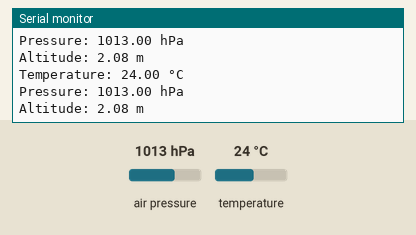
This sketch was run on a simulated ESP8266 (NodeMCU). On the bench: the last lines printed to the serial monitor. Inputs (shaded band) come from the test bench; at power-on: air pressure 1013 hPa, temperature 24 °C. WiFi joins after 1.5 s; servers stay silent unless stated.

Above: at 2.7 s.
2.8 s: air pressure set to 952 hPa
At 4.1 s:
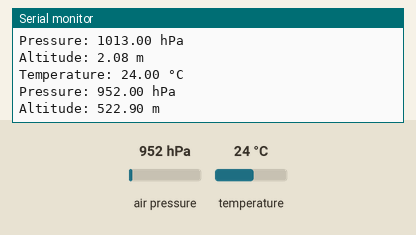
4.3 s: temperature set to 12 °C
At 5.2 s:
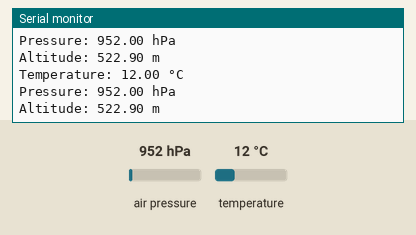
5.8 s: air pressure set to 975 hPa
At 7.5 s:
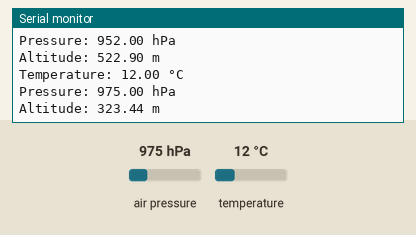
Timing chart, 0 to 9.0 s (numbered marks = the images above; inputs shaded):
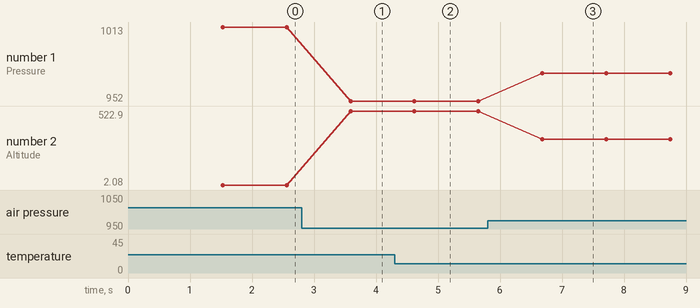

The sketch:

bmp180_with_esp8266.ino
```cpp
// Code is Designed by Prince Kushwaha from COSM Electronics.

#include <ArduinoIoTCloud.h>
#include <Arduino_ConnectionHandler.h>
#include <Wire.h>
#include <Adafruit_Sensor.h>
#include <Adafruit_BMP085_U.h>

const char DEVICE_LOGIN_NAME[]  = "0227ee1e-e363-4671-bd8f-46d91b3a0bd4";

const char SSID[]               = "Shandilya 3";    // Network SSID (name)
const char PASS[]               = "shandilya003";    // Network password (use for WPA, or use as key for WEP)
const char DEVICE_KEY[]  = "4CbV5#5CDhgzmhOc2?Ddo8JZ8";    // Secret device password

CloudLength altitude;        // Altitude in meters
CloudPressure pressure;      // Pressure in hPa
CloudTemperature temperature; // Temperature in °C

// Create an instance of the BMP180 sensor
Adafruit_BMP085_Unified bmp = Adafruit_BMP085_Unified(10085);

void initProperties(){

  ArduinoCloud.setBoardId(DEVICE_LOGIN_NAME);
  ArduinoCloud.setSecretDeviceKey(DEVICE_KEY);
  ArduinoCloud.addProperty(altitude, READ, ON_CHANGE, NULL);
  ArduinoCloud.addProperty(pressure, READ, ON_CHANGE, NULL);
  ArduinoCloud.addProperty(temperature, READ, ON_CHANGE, NULL);

}

WiFiConnectionHandler ArduinoIoTPreferredConnection(SSID, PASS);

void setup() {
  // Initialize serial and wait for port to open:
  Serial.begin(9600);
  // This delay gives the chance to wait for a Serial Monitor without blocking if none is found
  delay(1500);

  // Initialize BMP180 sensor
  if (!bmp.begin()) {
    Serial.println("Could not find a valid BMP180 sensor, check wiring!");
    while (1);
  }

  // Defined in thingProperties.h
  initProperties();

  // Connect to Arduino IoT Cloud
  ArduinoCloud.begin(ArduinoIoTPreferredConnection);

  setDebugMessageLevel(2);
  ArduinoCloud.printDebugInfo();
}

void loop() {
  ArduinoCloud.update(); // Update the cloud properties

  // Get sensor readings
  sensors_event_t event;
  bmp.getEvent(&event);

  if (event.pressure) {
    // Get temperature
    float temp;
    bmp.getTemperature(&temp);
    temperature = temp;  // Update cloud temperature

    // Calculate altitude (default sea level pressure is 1013.25 hPa)
    float alt = bmp.pressureToAltitude(1013.25, event.pressure);
    altitude = alt; // Update cloud altitude

    // Update cloud pressure
    pressure = event.pressure;

    // Print the values to Serial Monitor for debugging
    Serial.print("Temperature: ");
    Serial.print(temp);
    Serial.println(" °C");

    Serial.print("Pressure: ");
    Serial.print(event.pressure);
    Serial.println(" hPa");

    Serial.print("Altitude: ");
    Serial.print(alt);
    Serial.println(" m");

    Serial.println(); // Newline for readability
  }

  // Add a small delay before taking another reading
  delay(1000);
}
```

Measured:
- after the input at 2.8 s, the serial monitor: prints a new line after 0.79 s (image 1)
- after the input at 4.3 s, the serial monitor: prints a new line after 0.32 s (image 2)
- after the input at 5.8 s, the serial monitor: prints a new line after 0.88 s (image 3)
- plotted number 1: 1013 → 952 after the input at 2.8 s, 952 → 975 after the input at 5.8 s
- plotted number 2: 2.08 → 522.9 after the input at 2.8 s, 522.9 → 323.44 after the input at 5.8 s
